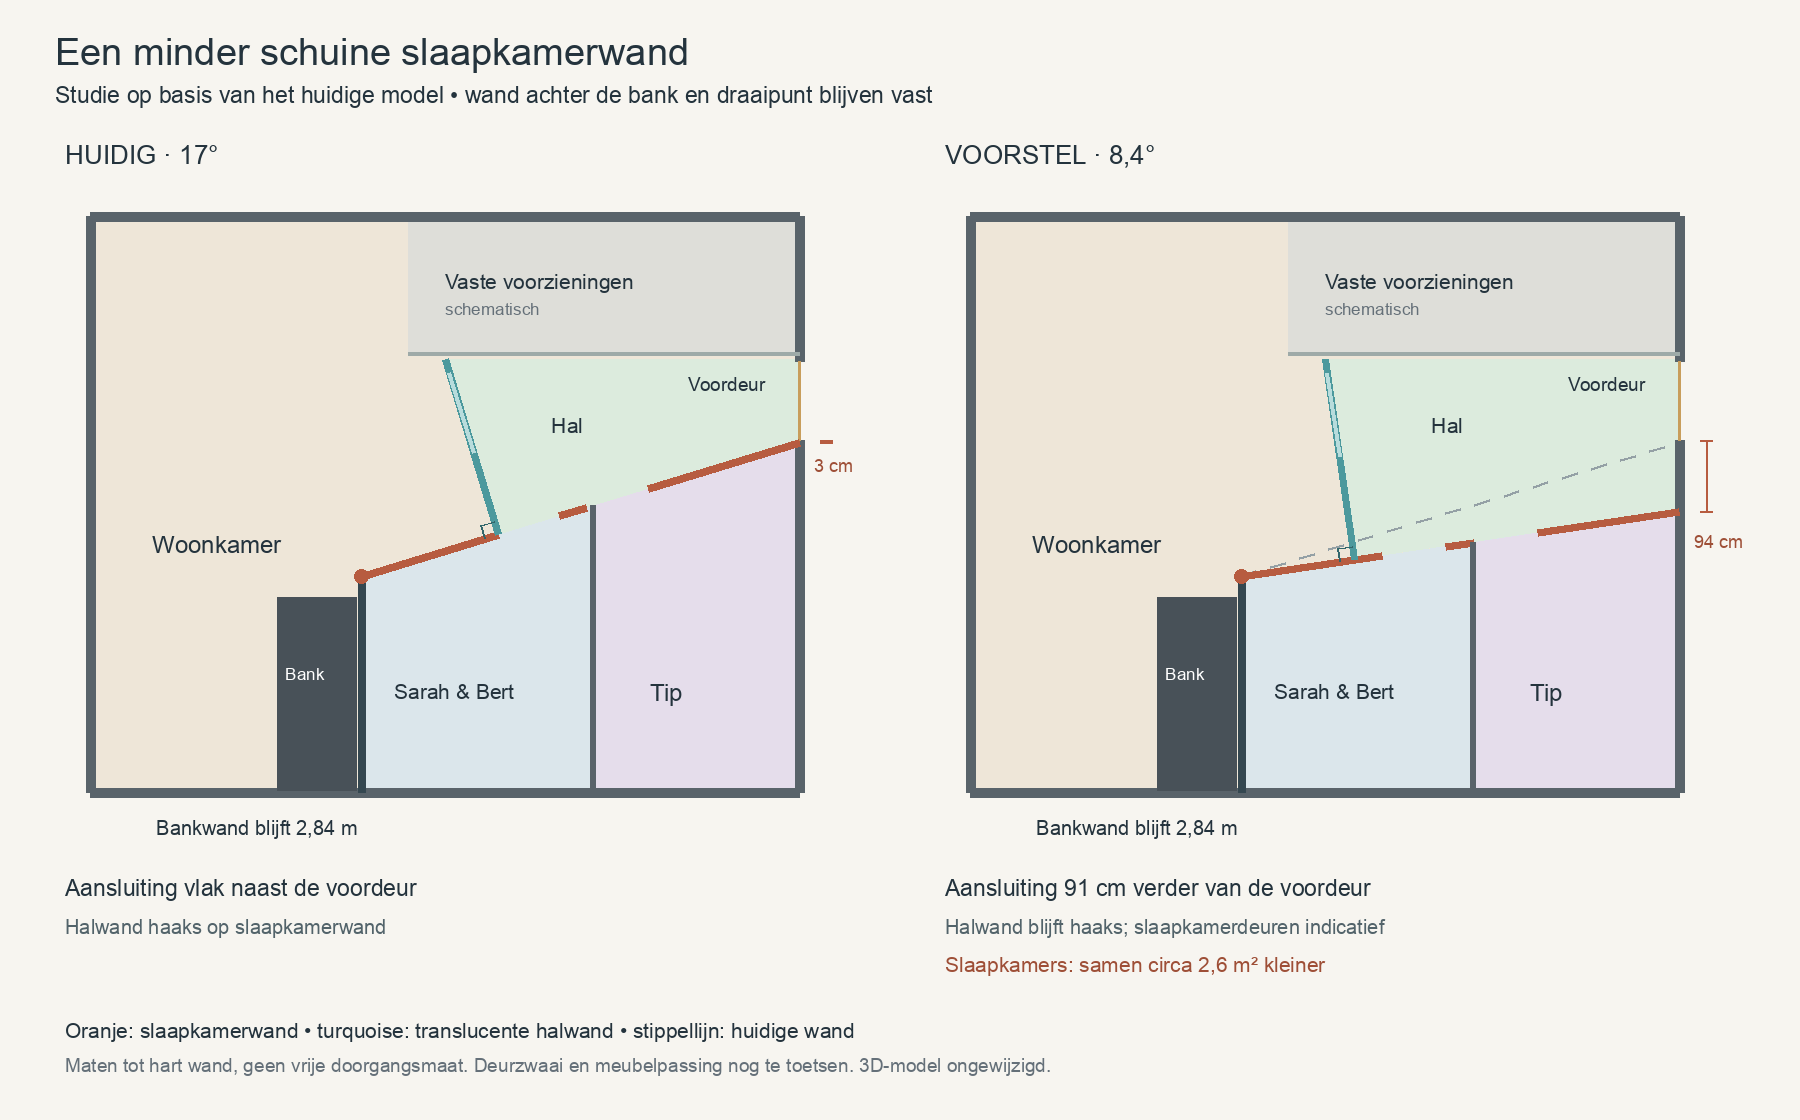

Recreate this plot in Python.
from PIL import Image, ImageDraw, ImageFont
from math import hypot, atan2, degrees
from pathlib import Path
W,H=1800,1120
im=Image.new('RGB',(W,H),'#f7f5f0');d=ImageDraw.Draw(im)
font='/System/Library/Fonts/Supplemental/Arial.ttf'
def f(n): return ImageFont.truetype(font,n)
def text(x,y,s,n=22,c='#24333d'): d.text((x,y),s,font=f(n),fill=c)
text(55,30,'Een minder schuine slaapkamerwand',38)
text(55,82,'Studie op basis van het huidige model • wand achter de bank en draaipunt blijven vast',23)
a=(-1.10,.95);sx,sz=0,-1.90;divider=1.94
scale=76
for panel,endz in enumerate([-.81,.10]):
 ox=65+panel*880;oy=185
 def p(q):return (ox+(q[0]+5)*scale,oy+(q[1]+4.2)*scale)
 def line(q,r,col,width=6):d.line([p(q),p(r)],fill=col,width=width)
 def poly(q,col):d.polygon([p(v) for v in q],fill=col)
 def label(q,s,n=21,c='#24333d'):
  x,y=p(q);text(x,y,s,n,c)
 b=(4.66,endz);dx=b[0]-a[0];dz=b[1]-a[1];length=hypot(dx,dz)
 t=((sx-a[0])*dx+(sz-a[1])*dz)/(length*length)
 e=(a[0]+t*dx,a[1]+t*dz)
 def along(s):return(a[0]+dx*s/length,a[1]+dz*s/length)
 zd=a[1]+dz*(divider-a[0])/dx
 text(ox,140,'HUIDIG · 17°' if panel==0 else 'VOORSTEL · 8,4°',26)
 poly([(-4.66,-3.785),(4.66,-3.785),(4.66,3.79),(-4.66,3.79)],'#eee6d8')
 poly([a,b,(4.66,3.79),(-1.10,3.79)],'#dbe6eb')
 poly([(divider,zd),b,(4.66,3.79),(divider,3.79)],'#e5ddeb')
 poly([(sx,sz),(4.66,sz),b,e],'#dcebdd')
 poly([(-.48,-3.785),(4.66,-3.785),(4.66,-1.98),(-.48,-1.98)],'#deded9')
 for q,r in [((-4.66,-3.785),(4.66,-3.785)),((-4.66,-3.785),(-4.66,3.79)),((-4.66,3.79),(4.66,3.79)),((4.66,-3.785),(4.66,-1.874)),((4.66,-.84),(4.66,3.79))]:line(q,r,'#59636a',10)
 # Clear entrance opening shown at the source-model location, with no assumed swing.
 line((4.66,-1.874),(4.66,-.84),'#c89d5b',3)
 label((3.20,-1.72),'Voordeur',19)
 label((.0,-3.10),'Vaste voorzieningen',21)
 label((.0,-2.70),'schematisch',17,'#657079')
 line((-.48,-1.98),(4.66,-1.98),'#9eaaa8',4)
 # Original diagonal in the alternative, to make the gained area legible.
 if panel:
  oldb=(4.66,-.81)
  for i in range(30):
   if i%2==0:line((a[0]+(oldb[0]-a[0])*i/30,a[1]+(oldb[1]-a[1])*i/30),(a[0]+(oldb[0]-a[0])*(i+1)/30,a[1]+(oldb[1]-a[1])*(i+1)/30),'#94a0a5',3)
 # Existing provisional bedroom openings retain their distance from the pivot.
 cursor=0
 for start,end in [(1.88,2.73),(3.10,3.95)]:
  line(along(cursor),along(start),'#b75c40',8);cursor=end
 line(along(cursor),b,'#b75c40',8)
 line(a,(-1.10,3.79),'#344750',8)
 line((divider,zd),(divider,3.79),'#59636a',6)
 # Translucent wall follows a perpendicular projection from its fixed core end.
 line((sx,sz),e,'#4c999d',7)
 # Indicate the sliding-door span.
 for u,v in [(.18,1.28)]:
  L=hypot(e[0]-sx,e[1]-sz)
  line((sx+(e[0]-sx)*u/L,sz+(e[1]-sz)*u/L),(sx+(e[0]-sx)*v/L,sz+(e[1]-sz)*v/L),'#b8dcdc',4)
 # Right-angle symbol at the junction.
 ux,uz=dx/length,dz/length;nx,nz=-uz,ux;r=.18
 line((e[0]-ux*r,e[1]-uz*r),(e[0]-ux*r-nx*r,e[1]-uz*r-nz*r),'#32666b',2)
 line((e[0]-ux*r-nx*r,e[1]-uz*r-nz*r),(e[0]-nx*r,e[1]-nz*r),'#32666b',2)
 x,y=p(a);d.ellipse((x-7,y-7,x+7,y+7),fill='#b75c40')
 label((-3.85,.35),'Woonkamer',24)
 # Sofa stays in precisely the same position and footprint.
 poly([(-2.20,1.23),(-1.17,1.23),(-1.17,3.77),(-2.20,3.77)],'#485158')
 label((-2.10,2.10),'Bank',17,'#ffffff')
 label((-.67,2.30),'Sarah & Bert',21)
 label((2.70,2.30),'Tip',24)
 label((1.40,-1.20),'Hal',21)
 label((-3.80,4.10),'Bankwand blijft 2,84 m',20)
 # Dimension beside the door: wall centreline to near jamb, not a clear passage width.
 q=(5.02,-.84);r=(5.02,endz)
 line(q,r,'#b75c40',2)
 for v in [q,r]:line((v[0]-.08,v[1]),(v[0]+.08,v[1]),'#b75c40',2)
 label((4.85,.35 if panel else -.65),'94 cm' if panel else '3 cm',18,'#9e4f37')
 text(ox,875,'Aansluiting vlak naast de voordeur' if not panel else 'Aansluiting 91 cm verder van de voordeur',23)
 text(ox,915,'Halwand haaks op slaapkamerwand' if not panel else 'Halwand blijft haaks; slaapkamerdeuren indicatief',20,'#52636a')
 if panel:
  text(ox,952,'Slaapkamers: samen circa 2,6 m² kleiner',21,'#9e4f37')
text(65,1018,'Oranje: slaapkamerwand • turquoise: translucente halwand • stippellijn: huidige wand',21)
text(65,1054,'Maten tot hart wand, geen vrije doorgangsmaat. Deurzwaai en meubelpassing nog te toetsen. 3D-model ongewijzigd.',19,'#657079')
out=Path(__file__).with_name('less-diagonal.png');im.save(out);print(out)
